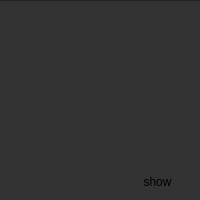
<?xml version="1.0" encoding="UTF-8"?>
<ui version="4.0">
 <class>Form</class>
 <widget class="QWidget" name="Form">
  <property name="geometry">
   <rect>
    <x>0</x>
    <y>0</y>
    <width>200</width>
    <height>200</height>
   </rect>
  </property>
  <property name="sizePolicy">
   <sizepolicy hsizetype="Preferred" vsizetype="Expanding">
    <horstretch>0</horstretch>
    <verstretch>0</verstretch>
   </sizepolicy>
  </property>
  <property name="maximumSize">
   <size>
    <width>200</width>
    <height>200</height>
   </size>
  </property>
  <property name="windowTitle">
   <string>Form</string>
  </property>
  <property name="styleSheet">
   <string notr="true">*{
	background-color: #333333;
}
#Form{
	border-top: 1px solid #222222;
}</string>
  </property>
  <widget class="QPushButton" name="pushButton">
   <property name="geometry">
    <rect>
     <x>120</x>
     <y>170</y>
     <width>75</width>
     <height>23</height>
    </rect>
   </property>
   <property name="text">
    <string>show</string>
   </property>
   <property name="flat">
    <bool>true</bool>
   </property>
  </widget>
  <widget class="QGraphicsView" name="graphicsView">
   <property name="geometry">
    <rect>
     <x>0</x>
     <y>20</y>
     <width>200</width>
     <height>100</height>
    </rect>
   </property>
   <property name="frameShape">
    <enum>QFrame::NoFrame</enum>
   </property>
   <property name="frameShadow">
    <enum>QFrame::Plain</enum>
   </property>
  </widget>
 </widget>
 <resources/>
 <connections/>
</ui>
